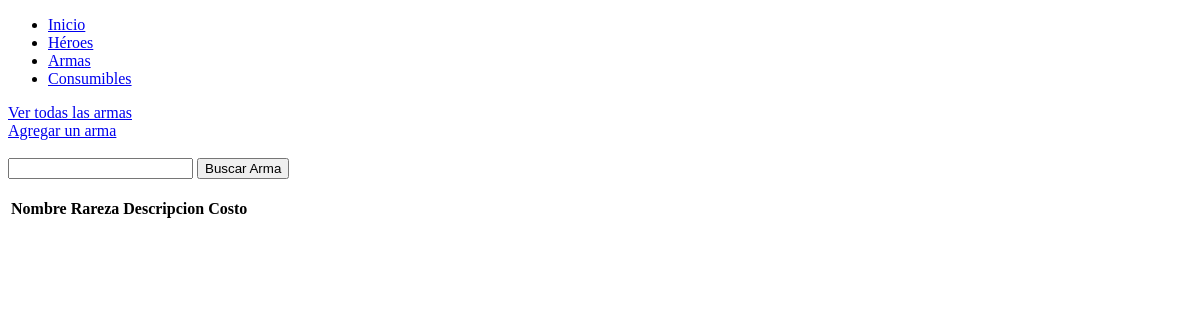
The app's page /preentrega3/armas/, older data.
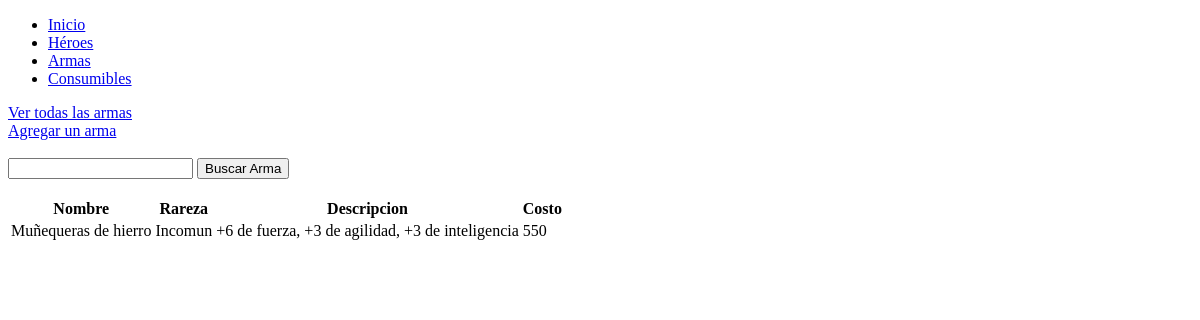
The same page, newer data.
### preentrega3/models.py (models this page shows, shortened)
class Arma(models.Model):
    nombre = models.CharField(max_length=32)
    rareza = models.CharField(max_length=16)
    descripcion = models.CharField(max_length=256)
    costo = models.IntegerField(default=1000)

### preentrega3/views.py (the view)
# urls.py: path('armas/', lista_armas, name="armas"),
def lista_armas(request):
    context = {
        'armas' : Arma.objects.all()
    }
    http_response = render(
        request = request,
        template_name= 'preentrega3/lista-armas.html',
        context= context
    )
    return http_response

### preentrega3/templates/preentrega3/lista-armas.html (shortened to what this page needs)
{% extends "layout.html" %}
{% block main %}
    <a href="{% url 'armas' %}">Ver todas las armas</a><br>
    <a href="{% url 'formulario-arma' %}">Agregar un arma</a>
    <br><br>
    <form action="{% url 'buscar-arma' %}" method="post">
        <input type="text" name="busqueda">
        <input type="submit" value="Buscar Arma">
    </form>
    <br>
    <table style="border: 1px;">
        <thead>
            <tr>
                <th>Nombre</th>
                <th>Rareza</th>
                <th>Descripcion</th>
                <th>Costo</th>
            </tr>
        </thead>
        {% for arma in armas %}
        <tr>
            <td>{{arma.nombre}}</td>
            <td>{{arma.rareza}}</td>
            <td>{{arma.descripcion}}</td>
            <td>{{arma.costo}}</td>
        </tr>
        {% endfor %}
    </table>
{% endblock main %}

Row changes from the older to the newer data that the page shows:
added Arma: nombre "Muñequeras de hierro", rareza "Incomun", descripcion "+6 de fuerza, +3 de agilidad, +3 de inteligencia", costo "550"
